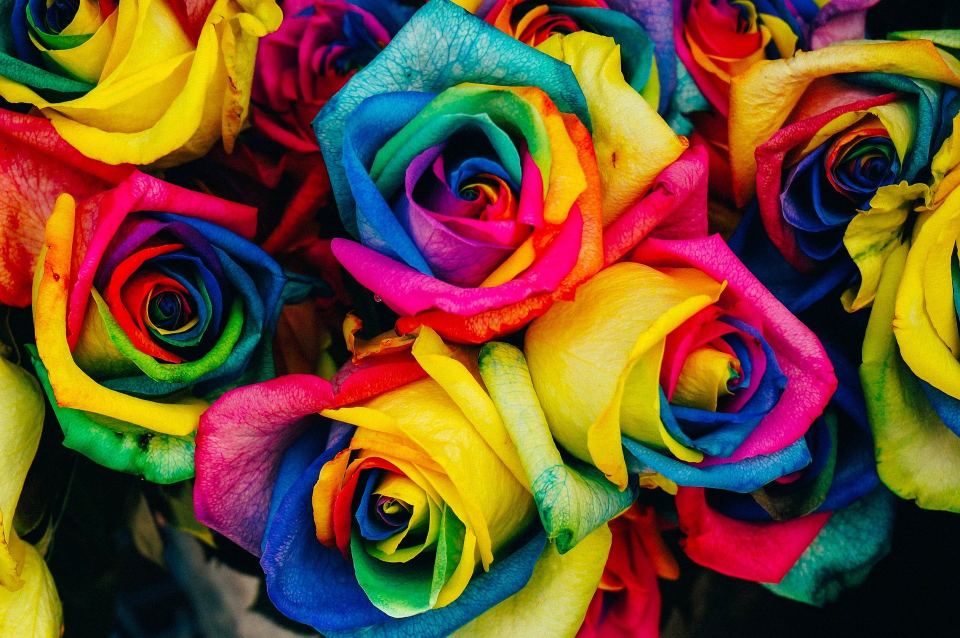
#> input picture image.jpg, 1920 x 1275 px (shown at 1/2 size)
$ python color_detection.py
#> lines starting #> are read from the running program, lines starting #| are printed output that depends on the picture
import cv2
import pandas as pd

# --------------------------------------------------------------------------

img_path = 'image.jpg'
csv_path = 'colors.csv'

# reading csv file
index = ['color', 'color_name', 'hex', 'R', 'G', 'B']
df = pd.read_csv(csv_path, names=index, header=None)
#> (reads colors.csv from the repository)

# reading image
img = cv2.imread(img_path)
#> img is the input picture: shape (1275, 1920, 3); mean B, G, R 46.3, 78.9, 112.3
img = cv2.resize(img, (800,600))
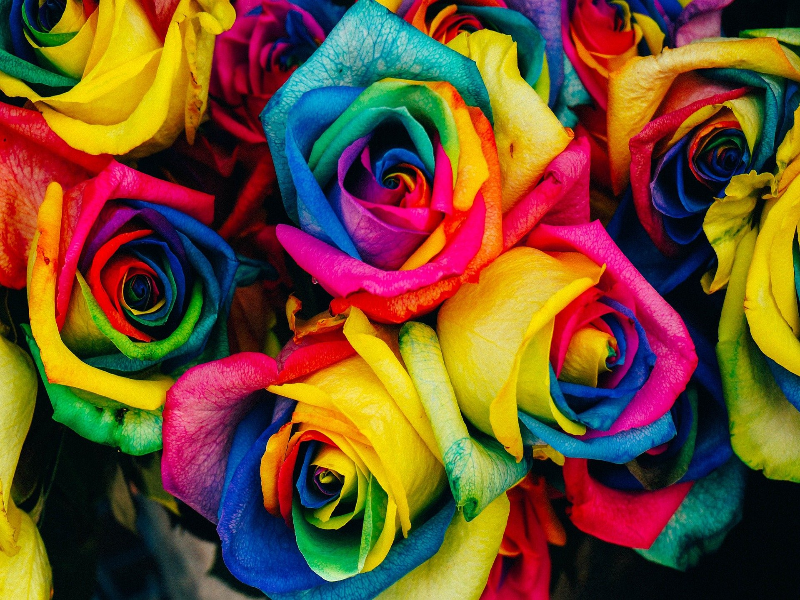
#> img: shape (600, 800, 3); mean B, G, R 46.2, 78.8, 112.2

#declaring global variables
clicked = False
r = g = b = xpos = ypos = 0

#function to calculate minimum distance from all colors and get the most matching color
def get_color_name(R,G,B):
	minimum = 1000
	for i in range(len(df)):
		d = abs(R - int(df.loc[i,'R'])) + abs(G - int(df.loc[i,'G'])) + abs(B - int(df.loc[i,'B']))
		if d <= minimum:
			minimum = d
			cname = df.loc[i, 'color_name']

	return cname

#function to get x,y coordinates of mouse double click
def draw_function(event, x, y, flags, params):
	if event == cv2.EVENT_LBUTTONDBLCLK:
		global b, g, r, xpos, ypos, clicked
		clicked = True
		xpos = x
		ypos = y
		b,g,r = img[y,x]
		b = int(b)
		g = int(g)
		r = int(r)

# creating window
cv2.namedWindow('image')
cv2.setMouseCallback('image', draw_function)

while True:
	cv2.imshow('image', img)
	if clicked:
		#cv2.rectangle(image, startpoint, endpoint, color, thickness)-1 fills entire rectangle
		cv2.rectangle(img, (20,20), (600,60), (b,g,r), -1)

		#Creating text string to display( Color name and RGB values )
		text = get_color_name(r,g,b) + ' R=' + str(r) + ' G=' + str(g) + ' B=' + str(b)
		#cv2.putText(img,text,start,font(0-7),fontScale,color,thickness,lineType )
		cv2.putText(img, text, (50,50), 2,0.8, (255,255,255),2,cv2.LINE_AA)

		#For very light colours we will display text in black colour
		if r+g+b >=600:
			cv2.putText(img, text, (50,50), 2,0.8, (0,0,0),2,cv2.LINE_AA)

	if cv2.waitKey(20) & 0xFF == 27:
#> (key Esc is pressed here)
		break

cv2.destroyAllWindows()
